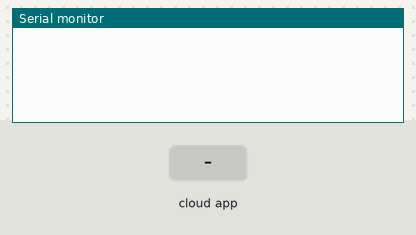
This sketch was run on a simulated ESP8266 (NodeMCU). Shown: the last lines printed to the serial monitor. The inputs (shaded band) are chosen by the test bench. WiFi joins after 1.5 s; servers stay silent unless stated; network time is answered at once with the bench clock; the local clock reads 2024-03-15 10:24:30 at power-on unless the sketch sets it; the Firebase database answers and starts empty.

Above: at 3.0 s.
3.1 s: the phone or cloud app sets bomba to 1
At 4.4 s:
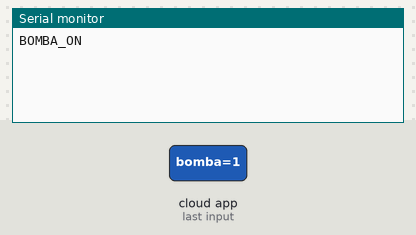
4.9 s: the phone or cloud app sets luz to 1
At 7.1 s:
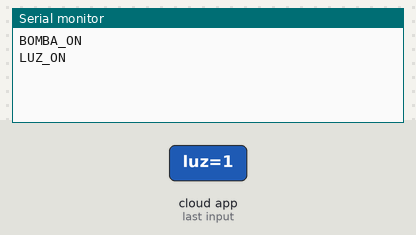
7.8 s: the phone or cloud app sets auxiliar to 1
At 10.5 s:
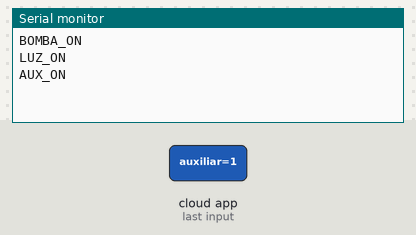
10.8 s: the phone or cloud app sets nutrientes to 1
At 13.1 s:
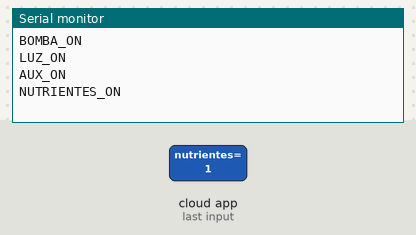
14.1 s: the phone or cloud app sets luz to 0
At 16.4 s:
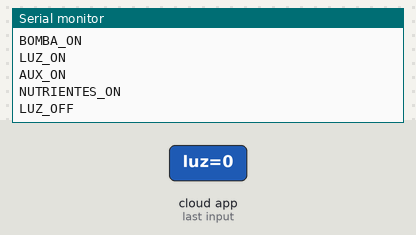
16.8 s: the phone or cloud app sets auxiliar to 0
At 18.7 s:
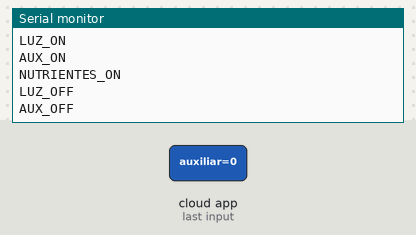

The sketch:

HidroSmart_Firmware.ino
```cpp
/**
 * HidroSmart — ESP8266 NodeMCU (Gateway WiFi/Firebase)
 * v4.0 — Rol simplificado: YA NO tiene sensores ni pantalla propios.
 * El Arduino Mega 2560 concentra ahora el TFT, el DHT22, el potenciómetro
 * y los relés; este ESP8266 es exclusivamente el puente entre el Mega
 * (por UART) e internet (WiFi + Firebase Realtime Database).
 *
 * Responsabilidades:
 *  1. Recibe telemetría CSV del Mega por UART y la publica en Firebase.
 *  2. Sondea Firebase en busca de comandos de la app y los reenvía al
 *     Mega por UART (cierra el canal app → hardware).
 *
 * Protocolo UART (9600 baud):
 *  Mega → ESP8266 (cada 2 s):
 *    "temp,hum,ph,bomba,nutrientes,luz,aux\n"
 *  ESP8266 → Mega (al detectar un comando nuevo en Firebase):
 *    "BOMBA_ON\n" | "NUTRIENTES_ON\n" | "LUZ_ON\n" | "LUZ_OFF\n" | "AUX_ON\n" | "AUX_OFF\n"
 *
 * Esquema Firebase RTDB:
 *  /dispositivos/{DEVICE_ID}/telemetria   ← este firmware escribe (setJSON)
 *  /dispositivos/{DEVICE_ID}/info         ← este firmware escribe (una vez, al arrancar)
 *  /dispositivos/{DEVICE_ID}/comandos     ← la app escribe, este firmware LEE
 *    - luz        (bool, estado sostenido)
 *    - auxiliar   (bool, estado sostenido)
 *    - bomba      (bool, momentáneo: true dispara pulso, luego se resetea a false)
 *    - nutrientes (bool, momentáneo: ídem)
 *
 * Cableado UART con el Mega (divisor de tensión 5V→3.3V en la línea Mega TX):
 *   Mega TX1 (pin 18) ──[R1 10k]──┬──[R2 22k]── GND   → punto medio a ESP8266 RX
 *   Mega RX1 (pin 19) ───────────────────────────────  ESP8266 TX (directo, sin divisor)
 *   GND común obligatoria entre ambas placas.
 *
 * Librerías (Library Manager):
 *  · Firebase ESP8266 Client (Mobizt)
 *  · NTPClient (Fabrice Weinberg)
 */

#include <ESP8266WiFi.h>
#include <FirebaseESP8266.h>
#include <NTPClient.h>
#include <WiFiUDP.h>

// ── CREDENCIALES ─────────────────────────────────────────────────
#define WIFI_SSID      "TU_WIFI_SSID"
#define WIFI_PASSWORD  "TU_WIFI_PASSWORD"
#define FIREBASE_HOST  "TU_FIREBASE_RTDB_HOST"
#define FIREBASE_AUTH  "TU_FIREBASE_LEGACY_TOKEN"

// ── IDENTIDAD DEL DISPOSITIVO ────────────────────────────────────
#define DEVICE_ID       "HS-001"
#define RUTA_TELEMETRIA "/dispositivos/" DEVICE_ID "/telemetria"
#define RUTA_INFO       "/dispositivos/" DEVICE_ID "/info"
#define RUTA_COMANDOS   "/dispositivos/" DEVICE_ID "/comandos"

// ── OBJETOS ──────────────────────────────────────────────────────
WiFiUDP        ntpUDP;
NTPClient      timeClient(ntpUDP, "pool.ntp.org", -18000); // UTC-5

FirebaseData   fbData;
FirebaseData   fbCmd;     // handle separado para no chocar con el de telemetría
FirebaseConfig fbConfig;
FirebaseAuth   fbAuth;

// ── ESTADO RECIBIDO DEL MEGA (última telemetría) ─────────────────
float gTemp = 0, gHum = 0, gPh = 7.0;
bool  gBomba = false, gNutrientes = false, gLuz = false, gAux = false;

// ── ESTADO DE COMANDOS (para no repetir toggles ya aplicados) ────
bool lastLuz = false, lastAux = false;
bool comandosInicializados = false;

String uartBuf = "";

// ── TIMING ────────────────────────────────────────────────────────
const unsigned long T_CLOUD     = 10000UL;  // publicar telemetría
const unsigned long T_CMD_POLL  = 3000UL;   // sondear comandos
unsigned long tCloud = 0;
unsigned long tCmdPoll = 0;

// =================================================================
void conectarWiFi();
void leerSerialMega();
void parsearCSV(const String& linea);
void publicarTelemetria();
void sondearComandos();
void enviarAMega(const char* comando);
String epochToISO8601(unsigned long epoch);

// =================================================================
void setup() {
  Serial.begin(9600);
  // Reubica el UART de hardware a GPIO15(TX)/GPIO13(RX), liberando
  // GPIO1/GPIO3 (USB) para depuración por el monitor serie.
  Serial.swap();

  conectarWiFi();

  timeClient.begin();
  timeClient.update();

  fbConfig.host = FIREBASE_HOST;
  fbConfig.signer.tokens.legacy_token = FIREBASE_AUTH;
  Firebase.begin(&fbConfig, &fbAuth);
  Firebase.reconnectWiFi(true);

  if (WiFi.status() == WL_CONNECTED) {
    FirebaseJson info;
    info.set("modelo",   "HidroSmart Eco (Mega+ESP8266)");
    info.set("fw",       "4.0");
    info.set("ip",       WiFi.localIP().toString());
    info.set("arranque", epochToISO8601(timeClient.getEpochTime()));
    Firebase.setJSON(fbData, RUTA_INFO, info);

    // Inicializa el nodo de comandos si no existe, para que la app
    // tenga un estado consistente desde el primer momento.
    FirebaseJson cmdInit;
    cmdInit.set("luz", false);
    cmdInit.set("auxiliar", false);
    cmdInit.set("bomba", false);
    cmdInit.set("nutrientes", false);
    Firebase.setJSON(fbData, RUTA_COMANDOS, cmdInit);
  }
}

// =================================================================
void loop() {
  leerSerialMega();

  unsigned long t = millis();

  if (t - tCloud >= T_CLOUD) {
    tCloud = t;
    publicarTelemetria();
  }

  if (t - tCmdPoll >= T_CMD_POLL) {
    tCmdPoll = t;
    sondearComandos();
  }
}

// =================================================================
void conectarWiFi() {
  WiFi.begin(WIFI_SSID, WIFI_PASSWORD);
  unsigned long t0 = millis();
  while (WiFi.status() != WL_CONNECTED && millis() - t0 < 15000UL) {
    delay(250);
  }
}

// =================================================================
// Acumula bytes del Mega hasta '\n' y parsea el CSV de telemetría.
void leerSerialMega() {
  while (Serial.available()) {
    char c = (char)Serial.read();
    if (c == '\n') {
      uartBuf.trim();
      if (uartBuf.length() > 0 && uartBuf.indexOf(',') >= 0) {
        parsearCSV(uartBuf);
      }
      uartBuf = "";
    } else if (uartBuf.length() < 64) {
      uartBuf += c;
    }
  }
}

// Formato: "temp,hum,ph,bomba,nutrientes,luz,aux"
void parsearCSV(const String& linea) {
  int idx[6];
  int pos = 0, campo = 0;
  for (int i = 0; i < linea.length() && campo < 6; i++) {
    if (linea[i] == ',') { idx[campo++] = i; }
  }
  if (campo < 6) return; // trama incompleta, descartar

  gTemp       = linea.substring(0, idx[0]).toFloat();
  gHum        = linea.substring(idx[0] + 1, idx[1]).toFloat();
  gPh         = linea.substring(idx[1] + 1, idx[2]).toFloat();
  gBomba      = linea.substring(idx[2] + 1, idx[3]).toInt() == 1;
  gNutrientes = linea.substring(idx[3] + 1, idx[4]).toInt() == 1;
  gLuz        = linea.substring(idx[4] + 1, idx[5]).toInt() == 1;
  gAux        = linea.substring(idx[5] + 1).toInt() == 1;
}

// =================================================================
void publicarTelemetria() {
  if (WiFi.status() != WL_CONNECTED) return;

  FirebaseJson json;
  json.set("ph",              gPh);
  json.set("temp_aire",       gTemp);
  json.set("humedad",         gHum);
  json.set("ec",              0.0);   // placeholder: sin sensor EC aún
  json.set("temp_agua",       0.0);   // placeholder: sin DS18B20 aún
  json.set("nivel_agua",      0.0);   // placeholder: sin HC-SR04 aún
  json.set("relay_bomba",      gBomba);
  json.set("relay_nutrientes", gNutrientes);
  json.set("relay_luz",        gLuz);
  json.set("relay_auxiliar",   gAux);
  json.set("timestamp",       epochToISO8601(timeClient.getEpochTime()));

  // setJSON (PUT) reemplaza el nodo completo, sin dejar claves huérfanas.
  if (!Firebase.setJSON(fbData, RUTA_TELEMETRIA, json)) {
    Serial.print(F("[Firebase] Error telemetria: "));
    Serial.println(fbData.errorReason());
  }
}

// =================================================================
// Lee el nodo de comandos y reenvía al Mega solo lo que cambió
// (toggles) o lo que llegó activado (momentáneos), consumiéndolo
// después para permitir un nuevo disparo posterior.
void sondearComandos() {
  if (WiFi.status() != WL_CONNECTED) return;

  bool luz = lastLuz, aux = lastAux;

  if (Firebase.getBool(fbCmd, String(RUTA_COMANDOS) + "/luz"))      luz = fbCmd.boolData();
  if (Firebase.getBool(fbCmd, String(RUTA_COMANDOS) + "/auxiliar")) aux = fbCmd.boolData();

  if (!comandosInicializados) {
    // Primera lectura: adopta el estado tal cual está en Firebase,
    // sin disparar un cambio hacia el Mega (evita un toggle fantasma
    // al arrancar).
    lastLuz = luz; lastAux = aux;
    comandosInicializados = true;
  } else {
    if (luz != lastLuz) { enviarAMega(luz ? "LUZ_ON" : "LUZ_OFF"); lastLuz = luz; }
    if (aux != lastAux) { enviarAMega(aux ? "AUX_ON" : "AUX_OFF"); lastAux = aux; }
  }

  // Comandos momentáneos: si están en true, disparan el pulso en el
  // Mega y se resetean a false en Firebase para permitir un reintento.
  if (Firebase.getBool(fbCmd, String(RUTA_COMANDOS) + "/bomba") && fbCmd.boolData()) {
    enviarAMega("BOMBA_ON");
    Firebase.setBool(fbData, String(RUTA_COMANDOS) + "/bomba", false);
  }
  if (Firebase.getBool(fbCmd, String(RUTA_COMANDOS) + "/nutrientes") && fbCmd.boolData()) {
    enviarAMega("NUTRIENTES_ON");
    Firebase.setBool(fbData, String(RUTA_COMANDOS) + "/nutrientes", false);
  }
}

void enviarAMega(const char* comando) {
  Serial.println(comando);  // UART (recuerda: Serial.swap() ya movió esto a GPIO15/13)
}

// =================================================================
// Convierte epoch Unix a "YYYY-MM-DDTHH:MM:SSZ"
String epochToISO8601(unsigned long epoch) {
  static const uint8_t dim[] = {31,28,31,30,31,30,31,31,30,31,30,31};

  unsigned long t = epoch;
  unsigned long ss = t % 60; t /= 60;
  unsigned long mm = t % 60; t /= 60;
  unsigned long hh = t % 24; t /= 24;

  unsigned long yr = 1970;
  while (true) {
    bool bisiesto = (yr % 4 == 0 && (yr % 100 != 0 || yr % 400 == 0));
    unsigned long diy = bisiesto ? 366UL : 365UL;
    if (t < diy) break;
    t -= diy;
    yr++;
  }

  bool bisiesto = (yr % 4 == 0 && (yr % 100 != 0 || yr % 400 == 0));
  unsigned long mo = 1;
  for (int i = 0; i < 12; i++) {
    unsigned long d = dim[i] + (i == 1 && bisiesto ? 1 : 0);
    if (t < d) { mo = i + 1; break; }
    t -= d;
  }
  unsigned long dy = t + 1;

  char buf[25];
  snprintf(buf, sizeof(buf), "%04lu-%02lu-%02luT%02lu:%02lu:%02luZ",
           yr, mo, dy, hh, mm, ss);
  return String(buf);
}
```

Measured:
- after the input at 3.1 s, the serial monitor: prints a new line after 0.35 s (image 1)
- after the input at 4.9 s, the serial monitor: prints a new line after 1.4 s (image 2)
- after the input at 7.8 s, the serial monitor: prints a new line after 1.5 s (image 3)
- after the input at 10.8 s, the serial monitor: prints a new line after 1.8 s (image 4)
- after the input at 14.1 s, the serial monitor: prints a new line after 1.2 s (image 5)
- after the input at 16.8 s, the serial monitor: prints a new line after 1.5 s (image 6)
